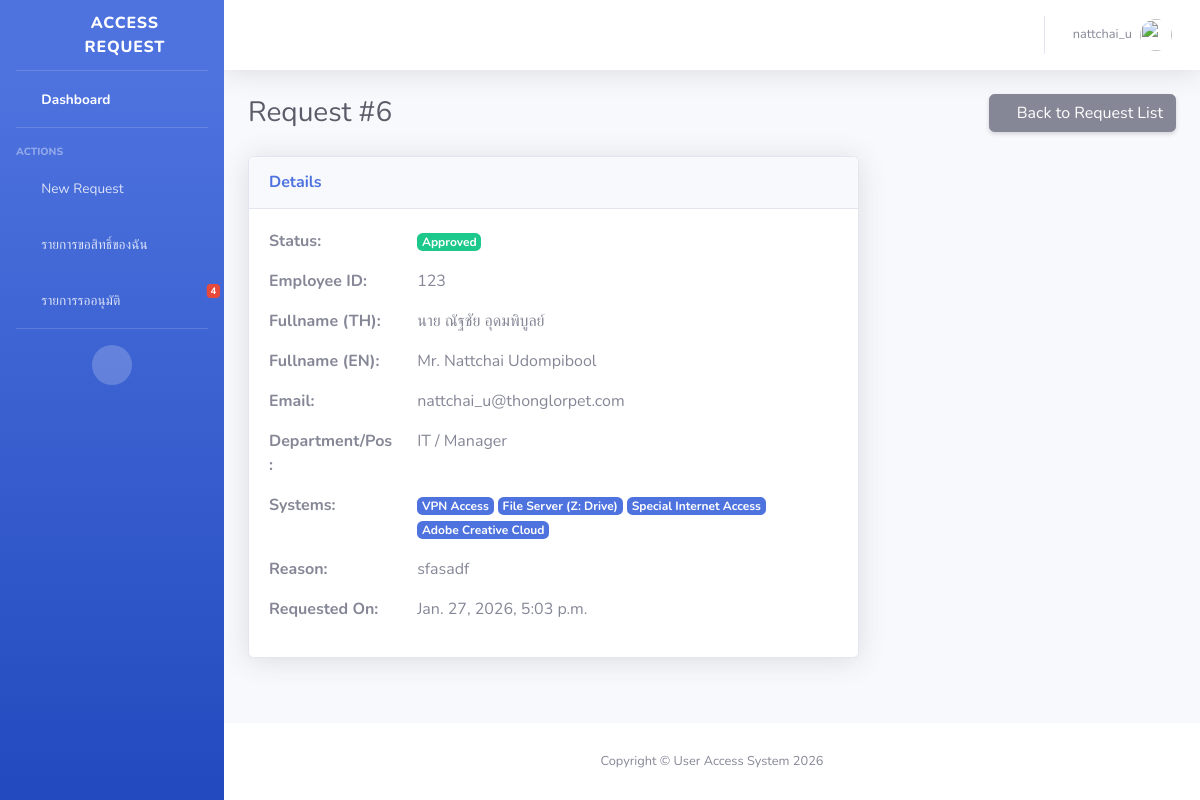
Page /requests/6/ (signed in) on the committed database.
### access_requests/models.py (models this page shows, shortened)
class AccessRequest(models.Model):
    STATUS_CHOICES = [
        ('pending_manager', 'รอหัวหน้าอนุมัติ (Wait for Manager)'),
        ('pending_it', 'รอ IT อนุมัติ (Wait for IT)'),
        ('approved', 'อนุมัติแล้ว (Approved)'),
        ('rejected', 'ไม่อนุมัติ (Rejected)'),
    ]
    ACCESS_LEVEL_CHOICES = [
        ('read', 'Read Only (ดูอย่างเดียว)'),
        ('editor', 'Editor (แก้ไขข้อมูลได้)'),
        ('admin', 'Admin (ผู้ดูแลระบบ)'),
    ]
    request_code = models.CharField(max_length=20, unique=True, editable=False)
    user = models.ForeignKey(User, on_delete=models.CASCADE, related_name='access_requests', null=True, blank=True)
    PREFIX_CHOICES = [
        ('mr', 'นาย/Mr.'),
        ('mrs', 'นาง/Mrs.'),
        ('miss', 'นางสาว/Miss'),
        ('dr_m', 'น.สพ./Dr.'),
        ('dr_f', 'สพ.ญ./Dr.'),
        ('other', 'อื่นๆ'),
    ]
    employee_id = models.CharField(max_length=20, verbose_name="รหัสพนักงาน")
    email = models.EmailField(verbose_name="E-mail")
    prefix = models.CharField(max_length=20, choices=PREFIX_CHOICES, verbose_name="คำนำหน้าชื่อ")
    prefix_other = models.CharField(max_length=100, blank=True, null=True, verbose_name="คำนำหน้าชื่อ (อื่นๆ)")
    prefix_th = models.CharField(max_length=20, blank=True, null=True, verbose_name="คำนำหน้า (ไทย)")
    prefix_en = models.CharField(max_length=20, blank=True, null=True, verbose_name="คำนำหน้า (อังกฤษ)")
    firstname_th = models.CharField(max_length=150, verbose_name="ชื่อ (ไทย)", default="")
    lastname_th = models.CharField(max_length=150, verbose_name="นามสกุล (ไทย)", default="")
    firstname_en = models.CharField(max_length=150, verbose_name="ชื่อ (อังกฤษ)", default="")
    lastname_en = models.CharField(max_length=150, verbose_name="นามสกุล (อังกฤษ)", default="")
    department = models.ForeignKey(Department, on_delete=models.SET_NULL, null=True, verbose_name="แผนก")
    position = models.ForeignKey(Position, on_delete=models.SET_NULL, null=True, verbose_name="ตำแหน่ง")
    systems = models.ManyToManyField(System)
    access_level = models.CharField(max_length=20, choices=ACCESS_LEVEL_CHOICES, default='read')
    reason = models.TextField()
    status = models.CharField(max_length=20, choices=STATUS_CHOICES, default='pending_manager')
    created_at = models.DateTimeField(auto_now_add=True)
    updated_at = models.DateTimeField(auto_now=True)
    manager_approver = models.ForeignKey(User, on_delete=models.SET_NULL, null=True, blank=True, related_name='manager_approvals', verbose_name="ผู้อนุมัติ (Manager)")
    manager_approval_date = models.DateTimeField(null=True, blank=True)
    manager_comment = models.TextField(blank=True, null=True, verbose_name="ความเห็น Manager")
    it_approver = models.ForeignKey(User, on_delete=models.SET_NULL, null=True, blank=True, related_name='it_approvals', verbose_name="ผู้อนุมัติ (IT)")
    it_approval_date = models.DateTimeField(null=True, blank=True)
    reject_reason = models.TextField(blank=True, null=True, verbose_name="เหตุผลที่ปฏิเสธ")
    rejected_by = models.ForeignKey(User, on_delete=models.SET_NULL, null=True, blank=True, related_name='rejected_requests', verbose_name="ผู้ปฏิเสธ")
    rejected_at = models.DateTimeField(null=True, blank=True, verbose_name="วันที่ปฏิเสธ")

class Department(models.Model):
    name = models.CharField(max_length=100)
    description = models.TextField(blank=True)
    def __str__(self):
        return self.name

class Position(models.Model):
    name = models.CharField(max_length=100)
    description = models.TextField(blank=True)
    def __str__(self):
        return self.name

class System(models.Model):
    name = models.CharField(max_length=100)
    description = models.TextField(blank=True)

### access_requests/views.py (the view)
# urls.py: path('requests/<int:pk>/', views.request_detail, name='request_detail'),
@login_required
def request_detail(request, pk):
    access_request = get_object_or_404(AccessRequest, pk=pk)
    if access_request.user != request.user and not request.user.is_superuser:
        return redirect('dashboard')
    return render(request, 'access_requests/request_detail.html', {'request_obj': access_request})

### access_requests/context_processors.py (called while the page is built)
def pending_approvals_count(request):
    if request.user.is_authenticated and request.user.is_staff:
        count = AccessRequest.objects.filter(status__in=['pending_manager', 'pending_it']).count()
        return {'pending_approval_count': count}
    return {}

### templates/access_requests/request_detail.html (shortened to what this page needs)
{% extends 'base.html' %}
{% block content %}
<div class="d-sm-flex align-items-center justify-content-between mb-4">
    <h1 class="h3 mb-0 text-gray-800">Request #{{ request_obj.pk }}</h1>
    <a href="{% url 'request_list' %}" class="btn btn-secondary shadow-sm">
        <i class="fas fa-arrow-left fa-sm text-white-50"></i> Back to Request List
    </a>
</div>
<div class="row">
    <div class="col-lg-8">
        <div class="card shadow mb-4">
            <div class="card-header py-3">
                <h6 class="m-0 font-weight-bold text-primary">Details</h6>
            </div>
            <div class="card-body">
                <div class="row mb-3">
                    <div class="col-md-3 font-weight-bold">Status:</div>
                    <div class="col-md-9">
                        {% if request_obj.status == 'approved' %}
                            <span class="badge badge-success">Approved</span>
                        {% elif request_obj.status == 'rejected' %}
                            <span class="badge badge-danger">Rejected</span>
                        {% else %}
                            <span class="badge badge-warning">Pending</span>
                        {% endif %}
                    </div>
                </div>
                <div class="row mb-3">
                    <div class="col-md-3 font-weight-bold">Employee ID:</div>
                    <div class="col-md-9">{{ request_obj.employee_id }}</div>
                </div>
                <div class="row mb-3">
                    <div class="col-md-3 font-weight-bold">Fullname (TH):</div>
                    <div class="col-md-9">{{ request_obj.prefix_th }} {{ request_obj.firstname_th }} {{ request_obj.lastname_th }}</div>
                </div>
                <div class="row mb-3">
                    <div class="col-md-3 font-weight-bold">Fullname (EN):</div>
                    <div class="col-md-9">{{ request_obj.prefix_en }} {{ request_obj.firstname_en }} {{ request_obj.lastname_en }}</div>
                </div>
                <div class="row mb-3">
                    <div class="col-md-3 font-weight-bold">Email:</div>
                    <div class="col-md-9">{{ request_obj.email }}</div>
                </div>
                <div class="row mb-3">
                    <div class="col-md-3 font-weight-bold">Department/Pos:</div>
                    <div class="col-md-9">{{ request_obj.department }} / {{ request_obj.position }}</div>
                </div>
                <div class="row mb-3">
                    <div class="col-md-3 font-weight-bold">Systems:</div>
                    <div class="col-md-9">
                        {% for sys in request_obj.systems.all %}
                            <span class="badge badge-primary">{{ sys.name }}</span>
                        {% endfor %}
                    </div>
                </div>
                <div class="row mb-3">
                    <div class="col-md-3 font-weight-bold">Reason:</div>
                    <div class="col-md-9">{{ request_obj.reason }}</div>
                </div>
                <div class="row mb-3">
                    <div class="col-md-3 font-weight-bold">Requested On:</div>
                    <div class="col-md-9">{{ request_obj.created_at }}</div>
                </div>
            </div>
        </div>
    </div>
    <div class="col-lg-4">
    </div>
</div>
{% endblock %}

### templates/base.html (shortened to what this page needs)
{% load static %}
<!DOCTYPE html>
<html lang="en">
<head>
    <link href="{% static 'vendor/fontawesome-free/css/all.min.css' %}" rel="stylesheet" type="text/css">
    <link href="{% static 'css/sb-admin-2.min.css' %}" rel="stylesheet">
</head>
<body id="page-top">
    <div id="wrapper">
        {% if user.is_authenticated %}
        <ul class="navbar-nav bg-gradient-primary sidebar sidebar-dark accordion" id="accordionSidebar">
            <a class="sidebar-brand d-flex align-items-center justify-content-center" href="{% url 'dashboard' %}">
                <div class="sidebar-brand-icon rotate-n-15">
                    <i class="fas fa-lock"></i>
                </div>
                <div class="sidebar-brand-text mx-3">Access Request</div>
            </a>
            <hr class="sidebar-divider my-0">
            <li class="nav-item active">
                <a class="nav-link" href="{% url 'dashboard' %}">
                    <i class="fas fa-fw fa-tachometer-alt"></i>
                    <span>Dashboard</span></a>
            </li>
            <hr class="sidebar-divider">
            <div class="sidebar-heading">
                Actions
            </div>
            <li class="nav-item">
                <a class="nav-link" href="{% url 'create_request' %}">
                    <i class="fas fa-fw fa-plus-circle"></i>
                    <span>New Request</span></a>
            </li>
            <li class="nav-item">
                <a class="nav-link" href="{% url 'request_list' %}">
                    <i class="fas fa-fw fa-list"></i>
                    <span>รายการขอสิทธิ์ของฉัน</span></a>
            </li>
            {% if user.is_staff %}
            <li class="nav-item">
                <a class="nav-link" href="{% url 'approval_list' %}">
                    <i class="fas fa-fw fa-check-square"></i>
                    <span>รายการรออนุมัติ</span>
                    {% if pending_approval_count > 0 %}
                        <span class="badge badge-danger badge-counter">{{ pending_approval_count }}</span>
                    {% endif %}
                </a>
            </li>
            {% endif %}
            <hr class="sidebar-divider d-none d-md-block">
            <div class="text-center d-none d-md-inline">
                <button class="rounded-circle border-0" id="sidebarToggle"></button>
            </div>
        </ul>
        {% endif %}
        <div id="content-wrapper" class="d-flex flex-column">
            <div id="content">
                {% if user.is_authenticated %}
                <nav class="navbar navbar-expand navbar-light bg-white topbar mb-4 static-top shadow">
                    <ul class="navbar-nav ml-auto">
                        <li class="nav-item dropdown no-arrow">
                            <a class="nav-link dropdown-toggle" href="#" id="userDropdown" role="button"
                                data-toggle="dropdown" aria-haspopup="true" aria-expanded="false">
                                <span class="mr-2 d-none d-lg-inline text-gray-600 small">{{ user.username }}</span>
                                <img class="img-profile rounded-circle"
                                    src="{% static 'img/undraw_profile.svg' %}">
                            </a>
                        </li>
                    </ul>
                </nav>
                {% endif %}
                <div class="container-fluid">
                    {% block content %}
                    {% endblock %}
                </div>
            </div>
            <footer class="sticky-footer bg-white">
                <div class="container my-auto">
                    <div class="copyright text-center my-auto">
                        <span>Copyright &copy; User Access System 2026</span>
                    </div>
                </div>
            </footer>
        </div>
    </div>
</body>
</html>

### rows in the picture
AccessRequest: pk "6", employee_id "123", prefix_th "นาย", firstname_th "ณัฐชัย", lastname_th "อุดมพิบูลย์", prefix_en "Mr.", firstname_en "Nattchai", lastname_en "Udompibool", email "nattchai_u@thonglorpet.com", department "IT", position "Manager", reason "sfasadf", created_at "Jan. 27, 2026, 5:03 p.m."
System: name "VPN Access"
System: name "File Server (Z: Drive)"
System: name "Special Internet Access"
System: name "Adobe Creative Cloud"

### other values in the picture
{{ pending_approval_count }} "4"
{{ user.username }} "nattchai_u"
